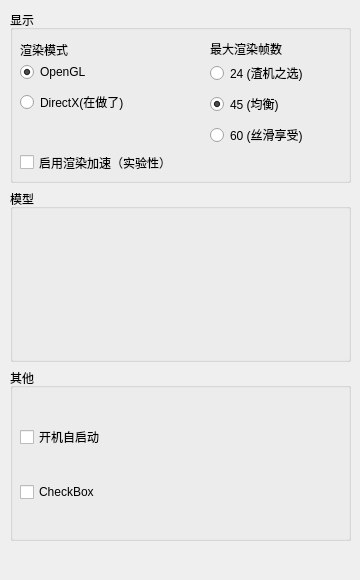
<?xml version="1.0" encoding="UTF-8"?>
<ui version="4.0">
 <class>settingForm</class>
 <widget class="QWidget" name="settingForm">
  <property name="geometry">
   <rect>
    <x>0</x>
    <y>0</y>
    <width>360</width>
    <height>580</height>
   </rect>
  </property>
  <property name="windowTitle">
   <string>Form</string>
  </property>
  <widget class="QWidget" name="verticalLayoutWidget">
   <property name="geometry">
    <rect>
     <x>10</x>
     <y>10</y>
     <width>341</width>
     <height>531</height>
    </rect>
   </property>
   <layout class="QVBoxLayout" name="verticalLayout">
    <item>
     <widget class="QGroupBox" name="groupBox_3">
      <property name="title">
       <string>显示</string>
      </property>
      <widget class="QCheckBox" name="checkBox_2">
       <property name="geometry">
        <rect>
         <x>10</x>
         <y>140</y>
         <width>181</width>
         <height>25</height>
        </rect>
       </property>
       <property name="text">
        <string>启用渲染加速（实验性）</string>
       </property>
      </widget>
      <widget class="QWidget" name="verticalLayoutWidget_3">
       <property name="geometry">
        <rect>
         <x>10</x>
         <y>50</y>
         <width>153</width>
         <height>58</height>
        </rect>
       </property>
       <layout class="QVBoxLayout" name="verticalLayout_3">
        <item>
         <widget class="QRadioButton" name="radioButton">
          <property name="text">
           <string>OpenGL</string>
          </property>
          <property name="checked">
           <bool>true</bool>
          </property>
         </widget>
        </item>
        <item>
         <widget class="QRadioButton" name="radioButton_2">
          <property name="text">
           <string>DirectX(在做了)</string>
          </property>
          <property name="autoRepeat">
           <bool>false</bool>
          </property>
         </widget>
        </item>
       </layout>
      </widget>
      <widget class="QWidget" name="verticalLayoutWidget_4">
       <property name="geometry">
        <rect>
         <x>200</x>
         <y>50</y>
         <width>147</width>
         <height>89</height>
        </rect>
       </property>
       <layout class="QVBoxLayout" name="verticalLayout_4">
        <item>
         <widget class="QRadioButton" name="radioButton_3">
          <property name="text">
           <string>24 (渣机之选)</string>
          </property>
         </widget>
        </item>
        <item>
         <widget class="QRadioButton" name="radioButton_4">
          <property name="text">
           <string>45 (均衡)</string>
          </property>
          <property name="checked">
           <bool>true</bool>
          </property>
         </widget>
        </item>
        <item>
         <widget class="QRadioButton" name="radioButton_5">
          <property name="text">
           <string>60 (丝滑享受)</string>
          </property>
         </widget>
        </item>
       </layout>
      </widget>
      <widget class="QLabel" name="label">
       <property name="geometry">
        <rect>
         <x>10</x>
         <y>30</y>
         <width>131</width>
         <height>19</height>
        </rect>
       </property>
       <property name="text">
        <string>渲染模式</string>
       </property>
      </widget>
      <widget class="QLabel" name="label_2">
       <property name="geometry">
        <rect>
         <x>200</x>
         <y>29</y>
         <width>131</width>
         <height>20</height>
        </rect>
       </property>
       <property name="text">
        <string>最大渲染帧数</string>
       </property>
      </widget>
     </widget>
    </item>
    <item>
     <widget class="QGroupBox" name="groupBox">
      <property name="title">
       <string>模型</string>
      </property>
     </widget>
    </item>
    <item>
     <widget class="QGroupBox" name="groupBox_2">
      <property name="title">
       <string>其他</string>
      </property>
      <widget class="QWidget" name="verticalLayoutWidget_2">
       <property name="geometry">
        <rect>
         <x>10</x>
         <y>30</y>
         <width>321</width>
         <height>131</height>
        </rect>
       </property>
       <layout class="QVBoxLayout" name="verticalLayout_2">
        <item>
         <widget class="QCheckBox" name="checkBox">
          <property name="text">
           <string>开机自启动</string>
          </property>
         </widget>
        </item>
        <item>
         <widget class="QCheckBox" name="checkBox_3">
          <property name="text">
           <string>CheckBox</string>
          </property>
         </widget>
        </item>
       </layout>
      </widget>
     </widget>
    </item>
   </layout>
  </widget>
 </widget>
 <resources/>
 <connections/>
</ui>
